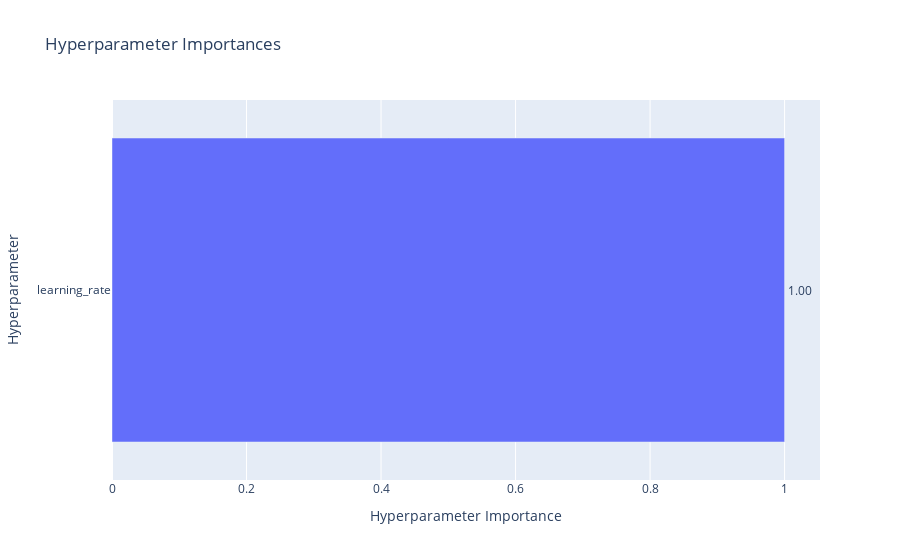

The code cell stored with this chart in its notebook:
### Code cell
vis.plot_param_importances(study)

### Figure 1 — Plotly figure (JSON) as saved in the notebook; plotly's stock layout.template omitted (floating-point values rounded to 4 significant figures)
{"data": [{"cliponaxis": false, "hovertemplate": ["learning_rate (FloatDistribution): 1.0<extra></extra>"], "name": "Objective Value", "orientation": "h", "text": ["1.00"], "textposition": "outside", "type": "bar", "x": [1], "y": ["learning_rate"]}], "layout": {"title": {"text": "Hyperparameter Importances"}, "xaxis": {"title": {"text": "Hyperparameter Importance"}}, "yaxis": {"title": {"text": "Hyperparameter"}}}}
